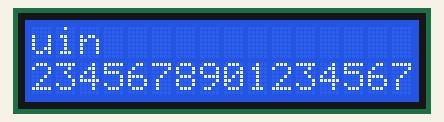
Recording of a sketch running on a simulated ESP32. Parts: 16×2 character LCD.

Above: at 0.23 s.
At 1.44 s:
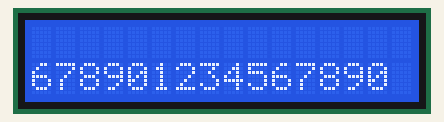
At 2.94 s:
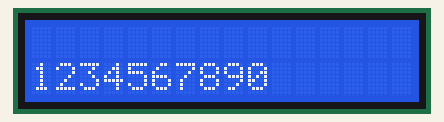
At 5.9 s:
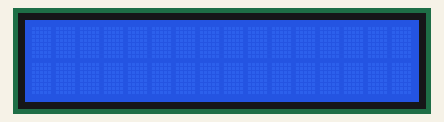
At 9.26 s:
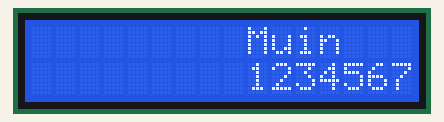
At 12.87 s:
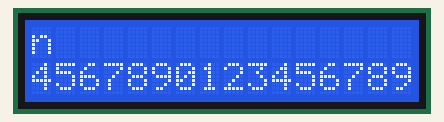

The sketch:

lcd_withLIB.ino
```cpp
#include <Wire.h>
#include <LiquidCrystal_I2C.h>

LiquidCrystal_I2C lcd(0x27, 16, 2);

void setup() {
  Wire.begin(21, 22);
  lcd.init();
  lcd.backlight();

  lcd.setCursor(0, 0);
  lcd.print("Muin");

  lcd.setCursor(0, 1);
  // Total length is 20 characters
  lcd.print("12345678901234567890");
}

void loop() {
  // Shift the entire display 1 position to the left
  lcd.scrollDisplayLeft();

  // Controls the speed of the scroll (300ms is a smooth walking pace)
  delay(300);
}
```

Measured:
- by itself, everything shown: repeats every 12.0 s, in 36 steps
- what the display in image 3 shows lasts 1.5 s, from 5.8 s to 7.3 s
